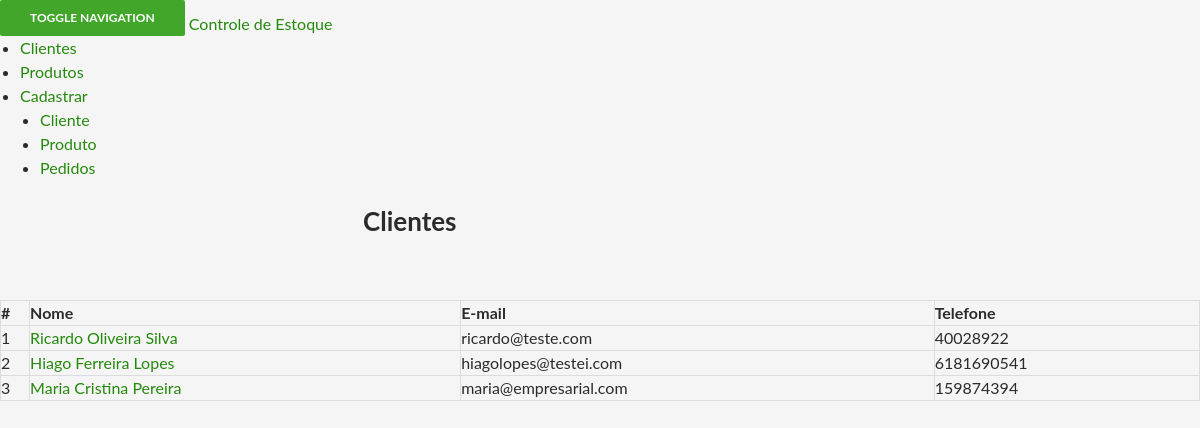
Page /?page=Clientes on the committed database.
### tables this page shows
CREATE TABLE IF NOT EXISTS `cliente` (
  `id` INT(11) NOT NULL PRIMARY KEY AUTO_INCREMENT,
  `nome` VARCHAR(80) NOT NULL,
  `email` VARCHAR(100) NOT NULL,
  `telefone` VARCHAR(15) NOT NULL
);

### clientes.php (the view)
<?php
	$sql = "SELECT * FROM cliente ORDER BY id";
	$res = mysql_query($sql,$con);
?>
<h1 class="page-header">Clientes</h1>
<div class="table-responsive">
	<table class="table table-striped">
		<thead>
			<tr>
				<th>#</th>
				<th>Nome</th>
				<th>E-mail</th>
				<th>Telefone</th>
			</tr>
		</thead>
		<?php
			if(mysql_num_rows($res) >= 1){
				while($row = mysql_fetch_array($res)){
					print"
					<tbody>
					<tr>
						<td>".$row["id"]."</td>
						<td><a href='?page=editar_cliente&id=".$row["id"]."'>".$row["nome"]."</a></td>
						<td>".$row["email"]."</td>
						<td>".$row["telefone"]."</td>
					</tr>
					</tbody>";
				}
			}
		?>
	</table>
</div>

### index.php (shortened to what this page needs)
<!DOCTYPE html>
<html lang="pt-br">
	<head>
		<link rel="stylesheet" href="style.css">
	</head>
	<body>
		<?php include("config.php"); ?>
		<nav class="navbar navbar-inverse navbar-fixed-top">
			<div class="container">
				<div class="navbar-header">
					<button type="button" class="navbar-toggle collapsed" data-toggle="collapse" data-target="#navbar" aria-expanded="false" aria-controls="navbar">
						<span class="sr-only">Toggle navigation</span>
					</button>
					<a class="navbar-brand" href="?">Controle de Estoque</a>
				</div>
				<div id="navbar" class="collapse navbar-collapse">
					<ul class="nav navbar-nav">
						<li><a href="?page=Clientes"><i class="icon-list"></i> Clientes</a></li>
						<li><a href="?page=Produtos"><i class="icon-book"></i> Produtos</a></li>
						<li class="dropdown">
							<a href="#" class="dropdown-toggle" data-toggle="dropdown" role="button" aria-haspopup="true" aria-expanded="false">Cadastrar <span class="caret"></span></a>
							<ul class="dropdown-menu">
								<li><a href="?page=cadastrar_cliente">Cliente</a></li>
								<li><a href="?page=cadastrar_produto">Produto</a></li>
								<li><a href="?page=inserir_pedido">Pedidos</a></li>
							</ul>
						</li>
					</ul>
				</div>
			</div>
		</nav>
		<div class="container">
			<?php
					if(isset($_REQUEST["page"])){
						switch($_REQUEST["page"]){
							case "Clientes":
								include("clientes.php");
							break;
						}
					}else include("pedidos.php");
				?>
		</div>
	</body>
</html>

### style.css (style rules this page uses)
html, body, div, span, applet, object, iframe, h1, h2, h3, h4, h5, h6, p, blockquote, pre, a, abbr, acronym, address, big, cite, code, del, dfn, em, font, ins, kbd, q, s, samp, small, strike, strong, sub, sup, tt, var, dl, dt, dd, ol, ul, li, fieldset, form, label, legend, table, caption, tbody, tfoot, thead, tr, th, td { border: 0; font-family: inherit; font-size: 100%; font-style: inherit; font-weight: inherit; margin: 0; outline: 0; padding: 0; vertical-align: baseline; }
article, aside, details, figcaption, figure, footer, header, hgroup, nav, section { display: block; }
html { overflow-y: scroll; -webkit-text-size-adjust: 100%; -ms-text-size-adjust: 100%; }
body, button, input, select, textarea { color: #2b2b2b; font-family: Lato, sans-serif; font-size: 16px; font-weight: 400; line-height: 1.5; }
body { background: #f5f5f5; }
a { color: #24890d; text-decoration: none; }
h1, h2, h3, h4, h5, h6 { clear: both; font-weight: 700; margin: 36px 0 12px; }
h1 { font-size: 26px; line-height: 1.3846153846; }
ul, ol { list-style: none; margin: 0 0 24px 20px; }
ul { list-style: disc; }
li > ul, li > ol { margin: 0 0 0 20px; }
button, input, select, textarea { -webkit-box-sizing: border-box; -moz-box-sizing: border-box; box-sizing: border-box; font-size: 100%; margin: 0; max-width: 100%; vertical-align: baseline; }
button, input { line-height: normal; }
button, html input[type="button"], input[type="reset"], input[type="submit"] { -webkit-appearance: button; cursor: pointer; }
table, th, td { border: 1px solid rgba(0, 0, 0, 0.1); }
table { border-collapse: separate; border-spacing: 0; border-width: 1px 0 0 1px; margin-bottom: 24px; width: 100%; }
caption, th, td { font-weight: normal; text-align: left; }
th { border-width: 0 1px 1px 0; font-weight: bold; }
td { border-width: 0 1px 1px 0; }
button, .button, input[type="button"], input[type="reset"], input[type="submit"] { background-color: #24890d; border: 0; border-radius: 2px; color: #fff; font-size: 12px; font-weight: 700; padding: 10px 30px 11px; text-transform: uppercase; vertical-align: bottom; }
.archive-header, .page-header { margin: 24px auto; max-width: 474px; }
@media screen and (min-width: 401px) { .archive-header, .page-header { margin: 0 auto 60px; padding: 0 10px; } }
@media screen and (min-width: 673px) { .archive-header, .comments-area, .image-navigation, .page-header, .page-content, .post-navigation, .site-content .entry-content, .site-content .entry-summary, .site-content footer.entry-meta { padding-right: 30px; padding-left: 30px; } }
@media screen and (min-width: 1040px) { .archive-header, .comments-area, .image-navigation, .page-header, .page-content, .post-navigation, .site-content .entry-header, .site-content .entry-content, .site-content .entry-summary, .site-content footer.entry-meta { padding-right: 15px; padding-left: 15px; } }
@media screen and (min-width: 1110px) { .archive-header, .comments-area, .image-navigation, .page-header, .page-content, .post-navigation, .site-content .entry-header, .site-content .entry-content, .site-content .entry-summary, .site-content footer.entry-meta { padding-right: 30px; padding-left: 30px; } }

### rows in the picture
cliente: id "1", nome "Ricardo Oliveira Silva", email "ricardo@teste.com", telefone "40028922"
cliente: id "2", nome "Hiago Ferreira Lopes", email "hiagolopes@testei.com", telefone "6181690541"
cliente: id "3", nome "Maria Cristina Pereira", email "maria@empresarial.com", telefone "159874394"
